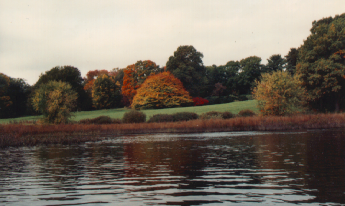
#> input picture sw03/Material/SW-03-1/Images/autumn.png, 345 x 206 px
$ jupyter execute dct.ipynb
#> lines starting #> are read from the running program, lines starting #| are printed output that depends on the picture; long printed decimals are rounded
# Demo: Diskrete Kosinus-Transformation

Abkürzung: DCT = Discrete Cosine Transformation

## Bibliotheken

[cell 1]
import numpy as np
import matplotlib.pyplot as pl
import cv2 as cv

## Eindimensionale DCT

### Kosinusfunktionen im Intervall $[0,\pi]$

[cell 2]
Farbe = ['red', 'green', 'turquoise', 'blue', 'violet']

[cell 3]
def KosinusKurven (N):
#> called with N = 3
    x = np.linspace (0, np.pi, 1001)
    for n in range (N):
        pl.plot (x, np.cos (n * x), color = Farbe [n])

KosinusKurven (3)
#> figure, not shown here; curve peaks at x = 0, y = 1; curve peaks at x = 0, y = 1

[cell 4]
#Je mehr Schwingungen desto höher die Töne

KosinusKurven(5)
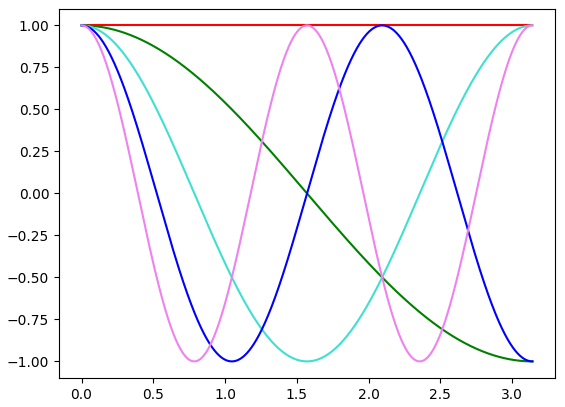
#> figure drawn by matplotlib, 1 panel; curve peaks at x = 0, y = 1; curve peaks at x = 0, y = 1

### Diskrete Kosinusfunktionen

[cell 5]
def KosinusKurvenPunkte (N):
#> called with N = 3
    x1 = np.linspace (0, np.pi, 1001)
    x2 = (2 * np.arange (N) + 1) / (2 * N) * np.pi
    for n in range (N):
        pl.plot (x1, np.cos (n * x1), color = Farbe [n])
        pl.plot (x2, np.cos (n * x2), 'o', color = Farbe [n])

KosinusKurvenPunkte (3)
#> figure, not shown here; curve peaks at x = 0, y = 1

### Kosinustransformation als Matrix

#### Stützstellen

[cell 6]
def DctArgs (N):
    jj = 2 * np.arange (N) + 1
    tt = jj / (2 * N)
    xx = np.pi * tt
    return xx

DctArgs (2)

#### Eine Zeile

[cell 7]
def DctZeile (N, n):
    xx = DctArgs (N)
    return np.cos (n * xx)

print (DctZeile (2, 0))
print (DctZeile (2, 1))

#### Vollständige Matrix

[cell 8]
def DctMatrix (N):
#> called with N = 3
    C = np.zeros ((N, N))
    for n in range (N):
        C [n, :] = DctZeile (N, n)
    C /= np.sqrt (N); C [1:, :] *= np.sqrt (2)
    return C

M = DctMatrix (3)
print (M)

#### Orthogonalität

[cell 9]
print (M.T @ M)

### Transformation angewandt auf eine diskretisierte Funktion

[cell 10]
def Test (f, N):
    x = DctArgs (N)
    y = f (x)
    C = DctMatrix (N)
    print (C @ y)

    xx = np.linspace (0, np.pi, 1001)
    pl.figure (figsize = (10, 5))
    pl.plot (xx, f (xx), color = 'gray', linewidth = 3)
    pl.plot (x, y, 'o', color = 'gray')
    KosinusKurvenPunkte (N)

Test (lambda x: np.cos (1.1 * x) + 0.1, 4)
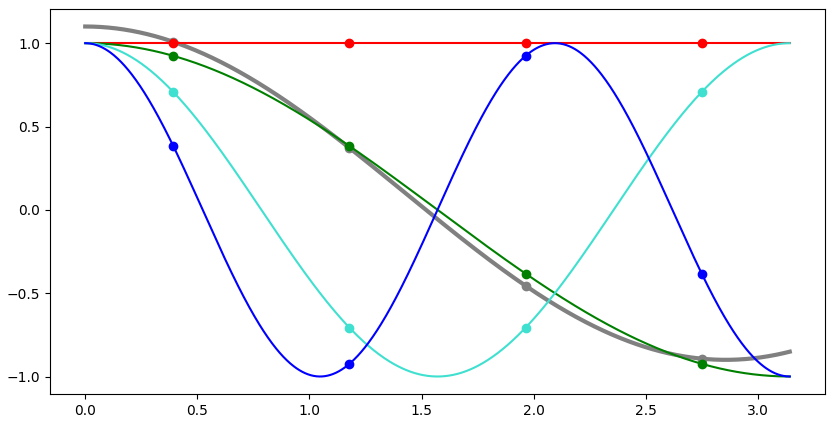
#> figure drawn by matplotlib, 1 panel; curve peaks at x = 0, y = 1.1

## Zweidimensionale DCT

### Eine Basisfunktion aus einem Bild mit einem hellen Pixel

[cell 11]
def EinPixelBild (N, k, l):
    X = np.zeros ((N, N))
    X [k, l] = 1
    return X

def EineBasis (N, k, l):
    X = EinPixelBild (N, k, l)
    C = DctMatrix (N)
    pl.figure (figsize = (10, 5))
    pl.subplot (1, 2, 1); pl.imshow (X, cmap = 'gray')
    pl.subplot (1, 2, 2); pl.imshow (C.T @ X @ C, cmap = 'gray')
    return X

t = EineBasis (8, 3, 2)
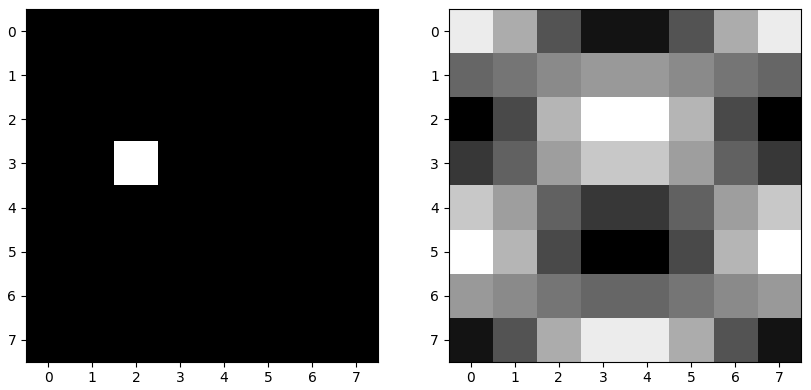
#> figure drawn by matplotlib, 2 panels

### Alle Basisfunktionen

[cell 12]
def AlleBasen (N):
#> called with N = 8
    i = 0
    C = DctMatrix (N)
    for j in range (N):
        for k in range (N):
            i = i + 1
            pl.subplot (N, N, i)
            X = EinPixelBild (N, j, k)
            pl.imshow (C.T @ X @ C, cmap = 'gray')

pl.figure (figsize = (10, 10))
AlleBasen (8)
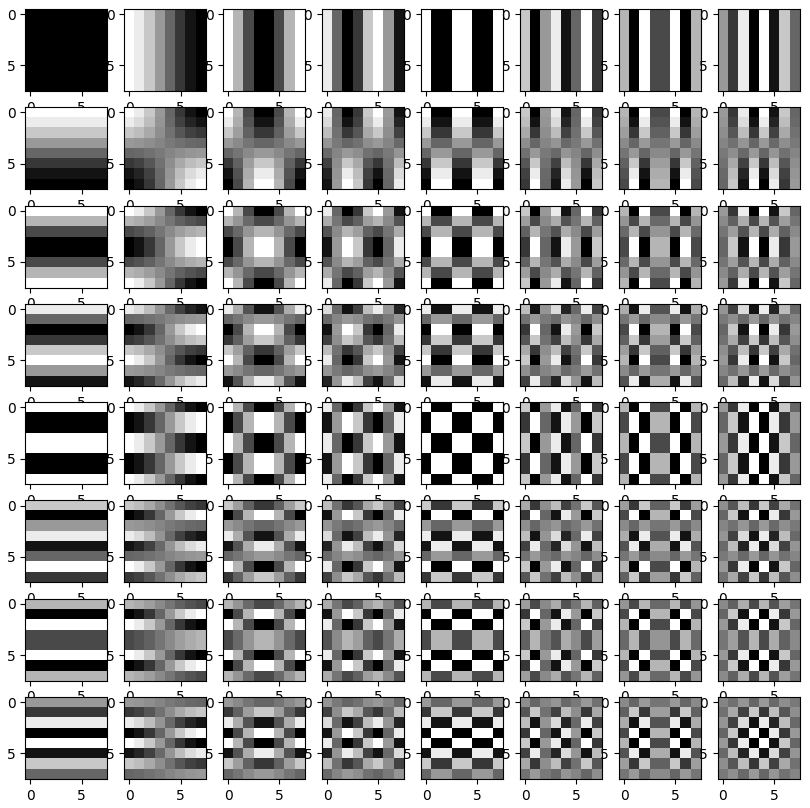
#> figure drawn by matplotlib, 64 panels

## Anwendung: Bildkompression

### Bildquelle

https://breckon.org/fundipbook/materials/

### Bild einlesen und darstellen

[cell 13]
X = cv.imread ('Images/autumn.png')
#> X is the input picture: shape (206, 345, 3); mean B, G, R 98.9, 110.2, 119.7
X = cv.cvtColor (X, cv.COLOR_BGR2GRAY)
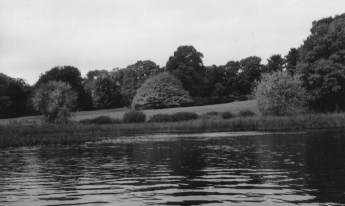
#> X: shape (206, 345); min 19, max 239, mean 111.7

[cell 14]
pl.imshow (X, cmap = 'gray')

### Information zu einem Bild ausgeben

[cell 15]
def info (im):
    print ('shape:', im.shape, '/ min:', np.min (im), '/ max:', np.max (im))
#| shape: (206, 345) / min: 19 / max: 239

[cell 16]
info (X)

### Intensitäten "verschieben"

[cell 17]
Min = np.min (X)
#> Min = 19
Max = np.max (X)
#> Max = 239
X1 = 1.0 * (X - Min) / (Max - Min) - 0.0
info (X1)
#| shape: (206, 345) / min: 0.0 / max: 1.0

### Bild in den Frequenzraum transformieren

#### Transformationsmatrizen

[cell 18]
M, N = X1.shape
#> M = 206; N = 345
CM = DctMatrix (M)
#> after the loop in DctMatrix (call 5), `for n in range (N):`:
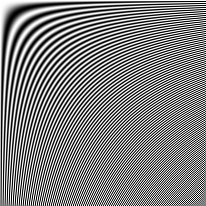
#> C: shape (206, 206) float64; min -1, max 1, mean 0.00485; drawn with min black and max white
CN = DctMatrix (N)
#> after the loop in DctMatrix (call 6), `for n in range (N):`:
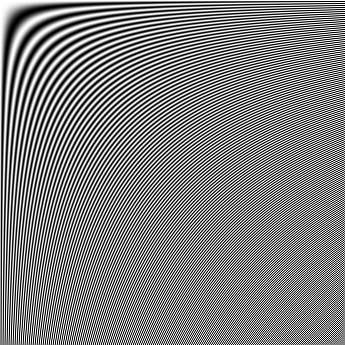
#> C: shape (345, 345) float64; min -1, max 1, mean 0.0029; drawn with min black and max white
info (CM)
#| shape: (206, 206) / min: -0.09853 / max: 0.09853
#| shape: (345, 345) / min: -0.07614 / max: 0.07614
info (CN)

#### Transformation durchführen

[cell 19]
Y1 = CM @ X1 @ CN.T
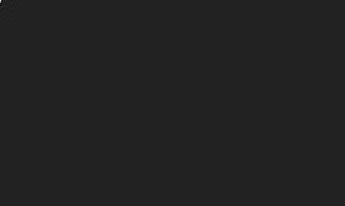
#> Y1: shape (206, 345) float64; min -17.62, max 112.4, mean 0; drawn with min black and max white
info (Y1)
#| shape: (206, 345) / min: -17.615 / max: 112.365

#### Test: Rücktransformation

[cell 20]
tmp = CM.T @ Y1 @ CN
info (tmp)
#| shape: (206, 345) / min: -9.548165425088473e-15 / max: 1.000

#### Hohe Frequenzen "abschneiden"

[cell 21]
Y2 = np.copy (Y1)
Y2 [30:, 30:] = 0
info (Y2)
#| shape: (206, 345) / min: -17.615 / max: 112.365

#### Bild mit abgeschnittenen Frequenzen rücktransformieren

[cell 22]
Z2 = CM.T @ Y2 @ CN
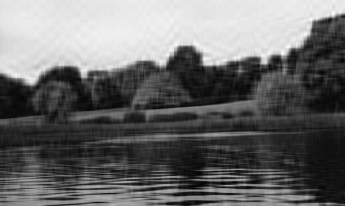
#> Z2: shape (206, 345) float64; min -0.0399, max 1.06, mean 0.421; drawn with min black and max white
info (X1)
#| shape: (206, 345) / min: 0.0 / max: 1.0
#| shape: (206, 345) / min: -0.03987 / max: 1.061
info (Z2)

#### Ursprüngliches und komprimiertes Bild darstellen

[cell 23]
pl.figure (figsize = (14, 7))
pl.subplot (1, 3, 1); pl.imshow (X1, cmap = 'gray')
info (X1)
#| shape: (206, 345) / min: 0.0 / max: 1.0
#| shape: (206, 345) / min: -0.03987 / max: 1.061
#| shape: (206, 345) / min: -0.3065 / max: 0.3471
pl.subplot (1, 3, 2); pl.imshow (Z2, cmap = 'gray')
info (Z2)
pl.subplot (1, 3, 3); pl.imshow (X1 - Z2, cmap = 'gray')
info (X1 - Z2)
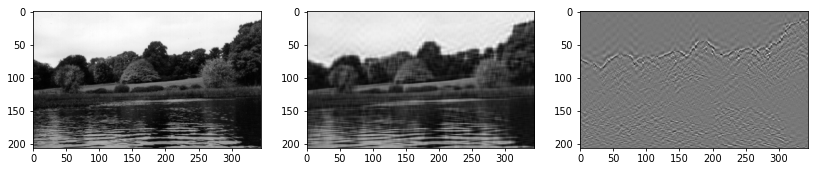
#> figure drawn by matplotlib, 3 panels

[cell 24]
pl.figure (figsize = (14, 7))
pl.subplot (1, 2, 1); pl.imshow (X1, cmap = 'gray')
info (X1)
#| shape: (206, 345) / min: 0.0 / max: 1.0
pl.subplot (1, 2, 2); pl.imshow (Z2, cmap = 'gray')
